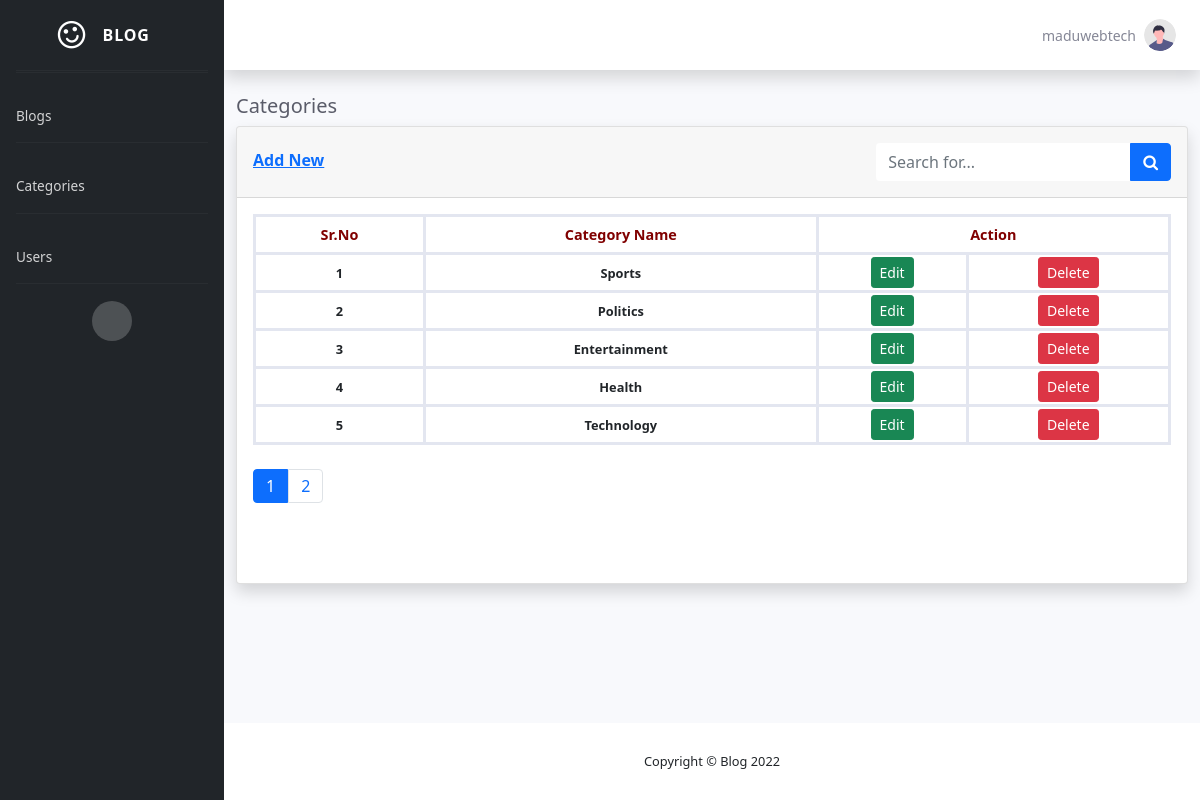
/admin/categories.php (signed in), run on the app's committed database.
### tables this page shows
CREATE TABLE `categories` (
  `cat_id` int(11) NOT NULL,
  `cat_name` varchar(255) NOT NULL
);

### admin/categories.php (the view, shortened to what this page needs)
<?php include "header.php";
if (!isset($_GET['page'])) {
   $page=1;
}
else
{
   $page=$_GET['page'];
}
$limit=5;
$offset=($page-1)*$limit;
?>
<div class="container-fluid">
   <h5 class="mb-2 text-gray-800">Categories</h5>
   <div class="card shadow">
      <div class="card-header py-3 d-flex justify-content-between">
         <div>
            <a href="add_cat.php">
               <h6 class="font-weight-bold text-primary mt-2">Add New</h6>
            </a>
         </div>
         <div>
            <form class="navbar-search">
               <div class="input-group">
                  <input type="text" class="form-control bg-white border-0 small" placeholder="Search for...">
                  <div class="input-group-append">
                     <button class="btn btn-primary" type="button"> <i class="fa fa-search"></i></button>
                  </div>
               </div>
            </form>
         </div>
      </div>
      <div class="card-body">
         <div class="table-responsive">
            <table class="table table-bordered" id="dataTable" width="100%" cellspacing="0">
               <thead>
                  <tr>
                     <th>Sr.No</th>
                     <th>Category Name</th>
                  <th colspan="2">Action</th>
                  </tr>
               </thead>
               <tbody>
                  <?php
                  $sql="SELECT * FROM categories limit $offset, $limit";
                  $query=mysqli_query($config,$sql);
                  $rows=mysqli_num_rows($query);
                  if ($rows) {
                  while ($row=mysqli_fetch_assoc($query)) {
                  ?>
                  <tr>
                     <td><?= ++$offset ?></td>
                     <td><?= $row['cat_name'] ?></td>
                     <td>
                        <a href="edit_cat.php?id=<?= $row['cat_id'] ?>" class="btn btn-sm btn-success">Edit</a>
                     </td>
                     <td>
                        <form action="" method="POST" onsubmit="return confirm('Are you sure you want to delete?')">
                        <input type="submit" name="deleteCat" value="Delete" class="btn btn-sm btn-danger">
                        </form>
                     </td>
                  </tr>
                  <?php
                  }
                  }
               else
               {
               ?>
                  <tr><td colspan="4">No Record Found</td></tr>
                  <?php
                  }
                  ?>
               </tbody>
            </table>
      <?php
       $pagination="SELECT * FROM categories";
      $run_q=mysqli_query($config,$pagination);
      $total_post=mysqli_num_rows($run_q);
      $pages=ceil($total_post/$limit);
      if($total_post > $limit){
      ?>
      <ul class="pagination pt-2 pb-5">
         <?php for ($i=1; $i <=$pages ; $i++) { ?>
         <li class="page-item <?=($i==$page) ? $active="active":"";?>">
            <a href="categories.php?page=<?= $i ?>" class="page-link">
               <?= $i ?>
            </a>
         </li>
      <?php } ?>
      </ul>
   <?php } ?>
         </div>
      </div>
   </div>
</div>
</div>
<?php include "footer.php";
?>

### data on the page
categories: cat_name "Sports"
categories: cat_name "Politics"
categories: cat_name "Entertainment"
categories: cat_name "Health"
categories: cat_name "Technology"

### other printed values
$_SESSION['user_data']['1'] "maduwebtech"
